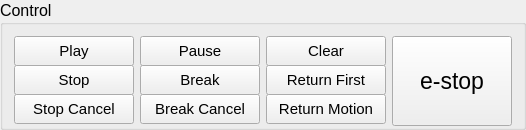
        <widget class="QGroupBox" name="motion_control_group">
         <property name="minimumSize">
          <size>
           <width>0</width>
           <height>130</height>
          </size>
         </property>
         <property name="maximumSize">
          <size>
           <width>16777215</width>
           <height>130</height>
          </size>
         </property>
         <property name="font">
          <font>
           <pointsize>12</pointsize>
          </font>
         </property>
         <property name="title">
          <string>Control</string>
         </property>
         <layout class="QGridLayout" name="gridLayout_30">
          <item row="2" column="1">
           <widget class="QPushButton" name="motion_stop_cancel">
            <property name="sizePolicy">
             <sizepolicy hsizetype="Minimum" vsizetype="Fixed">
              <horstretch>0</horstretch>
              <verstretch>0</verstretch>
             </sizepolicy>
            </property>
            <property name="minimumSize">
             <size>
              <width>120</width>
              <height>30</height>
             </size>
            </property>
            <property name="maximumSize">
             <size>
              <width>120</width>
              <height>30</height>
             </size>
            </property>
            <property name="font">
             <font>
              <pointsize>11</pointsize>
             </font>
            </property>
            <property name="text">
             <string>Stop Cancel</string>
            </property>
           </widget>
          </item>
          <item row="0" column="1">
           <widget class="QPushButton" name="motion_play">
            <property name="sizePolicy">
             <sizepolicy hsizetype="Minimum" vsizetype="Fixed">
              <horstretch>0</horstretch>
              <verstretch>0</verstretch>
             </sizepolicy>
            </property>
            <property name="minimumSize">
             <size>
              <width>120</width>
              <height>30</height>
             </size>
            </property>
            <property name="maximumSize">
             <size>
              <width>120</width>
              <height>30</height>
             </size>
            </property>
            <property name="font">
             <font>
              <pointsize>11</pointsize>
             </font>
            </property>
            <property name="text">
             <string>Play</string>
            </property>
           </widget>
          </item>
          <item row="2" column="3">
           <widget class="QPushButton" name="motion_return_motion">
            <property name="sizePolicy">
             <sizepolicy hsizetype="Minimum" vsizetype="Fixed">
              <horstretch>0</horstretch>
              <verstretch>0</verstretch>
             </sizepolicy>
            </property>
            <property name="minimumSize">
             <size>
              <width>120</width>
              <height>30</height>
             </size>
            </property>
            <property name="maximumSize">
             <size>
              <width>120</width>
              <height>30</height>
             </size>
            </property>
            <property name="font">
             <font>
              <pointsize>11</pointsize>
             </font>
            </property>
            <property name="text">
             <string>Return Motion</string>
            </property>
           </widget>
          </item>
          <item row="1" column="2">
           <widget class="QPushButton" name="motion_break">
            <property name="sizePolicy">
             <sizepolicy hsizetype="Minimum" vsizetype="Fixed">
              <horstretch>0</horstretch>
              <verstretch>0</verstretch>
             </sizepolicy>
            </property>
            <property name="minimumSize">
             <size>
              <width>120</width>
              <height>30</height>
             </size>
            </property>
            <property name="maximumSize">
             <size>
              <width>120</width>
              <height>30</height>
             </size>
            </property>
            <property name="font">
             <font>
              <pointsize>11</pointsize>
             </font>
            </property>
            <property name="text">
             <string>Break</string>
            </property>
           </widget>
          </item>
          <item row="2" column="2">
           <widget class="QPushButton" name="motion_break_cancel">
            <property name="sizePolicy">
             <sizepolicy hsizetype="Minimum" vsizetype="Fixed">
              <horstretch>0</horstretch>
              <verstretch>0</verstretch>
             </sizepolicy>
            </property>
            <property name="minimumSize">
             <size>
              <width>120</width>
              <height>30</height>
             </size>
            </property>
            <property name="maximumSize">
             <size>
              <width>120</width>
              <height>30</height>
             </size>
            </property>
            <property name="font">
             <font>
              <pointsize>11</pointsize>
             </font>
            </property>
            <property name="text">
             <string>Break Cancel</string>
            </property>
           </widget>
          </item>
          <item row="1" column="3">
           <widget class="QPushButton" name="motion_return_first">
            <property name="sizePolicy">
             <sizepolicy hsizetype="Minimum" vsizetype="Fixed">
              <horstretch>0</horstretch>
              <verstretch>0</verstretch>
             </sizepolicy>
            </property>
            <property name="minimumSize">
             <size>
              <width>120</width>
              <height>30</height>
             </size>
            </property>
            <property name="maximumSize">
             <size>
              <width>120</width>
              <height>30</height>
             </size>
            </property>
            <property name="font">
             <font>
              <pointsize>11</pointsize>
             </font>
            </property>
            <property name="text">
             <string>Return First</string>
            </property>
           </widget>
          </item>
          <item row="0" column="3">
           <widget class="QPushButton" name="motion_clear">
            <property name="sizePolicy">
             <sizepolicy hsizetype="Minimum" vsizetype="Fixed">
              <horstretch>0</horstretch>
              <verstretch>0</verstretch>
             </sizepolicy>
            </property>
            <property name="minimumSize">
             <size>
              <width>120</width>
              <height>30</height>
             </size>
            </property>
            <property name="maximumSize">
             <size>
              <width>120</width>
              <height>30</height>
             </size>
            </property>
            <property name="font">
             <font>
              <pointsize>11</pointsize>
             </font>
            </property>
            <property name="text">
             <string>Clear</string>
            </property>
           </widget>
          </item>
          <item row="0" column="2">
           <widget class="QPushButton" name="motion_pause">
            <property name="sizePolicy">
             <sizepolicy hsizetype="Minimum" vsizetype="Fixed">
              <horstretch>0</horstretch>
              <verstretch>0</verstretch>
             </sizepolicy>
            </property>
            <property name="minimumSize">
             <size>
              <width>120</width>
              <height>30</height>
             </size>
            </property>
            <property name="maximumSize">
             <size>
              <width>120</width>
              <height>30</height>
             </size>
            </property>
            <property name="font">
             <font>
              <pointsize>11</pointsize>
             </font>
            </property>
            <property name="text">
             <string>Pause</string>
            </property>
           </widget>
          </item>
          <item row="1" column="1">
           <widget class="QPushButton" name="motion_stop">
            <property name="sizePolicy">
             <sizepolicy hsizetype="Minimum" vsizetype="Fixed">
              <horstretch>0</horstretch>
              <verstretch>0</verstretch>
             </sizepolicy>
            </property>
            <property name="minimumSize">
             <size>
              <width>120</width>
              <height>30</height>
             </size>
            </property>
            <property name="maximumSize">
             <size>
              <width>120</width>
              <height>30</height>
             </size>
            </property>
            <property name="font">
             <font>
              <pointsize>11</pointsize>
             </font>
            </property>
            <property name="text">
             <string>Stop</string>
            </property>
           </widget>
          </item>
          <item row="0" column="4" rowspan="3">
           <widget class="QPushButton" name="motion_e_stop">
            <property name="sizePolicy">
             <sizepolicy hsizetype="Minimum" vsizetype="Fixed">
              <horstretch>0</horstretch>
              <verstretch>0</verstretch>
             </sizepolicy>
            </property>
            <property name="minimumSize">
             <size>
              <width>120</width>
              <height>90</height>
             </size>
            </property>
            <property name="maximumSize">
             <size>
              <width>120</width>
              <height>90</height>
             </size>
            </property>
            <property name="font">
             <font>
              <pointsize>17</pointsize>
              <weight>50</weight>
              <bold>false</bold>
             </font>
            </property>
            <property name="text">
             <string>e-stop</string>
            </property>
           </widget>
          </item>
         </layout>
        </widget>
